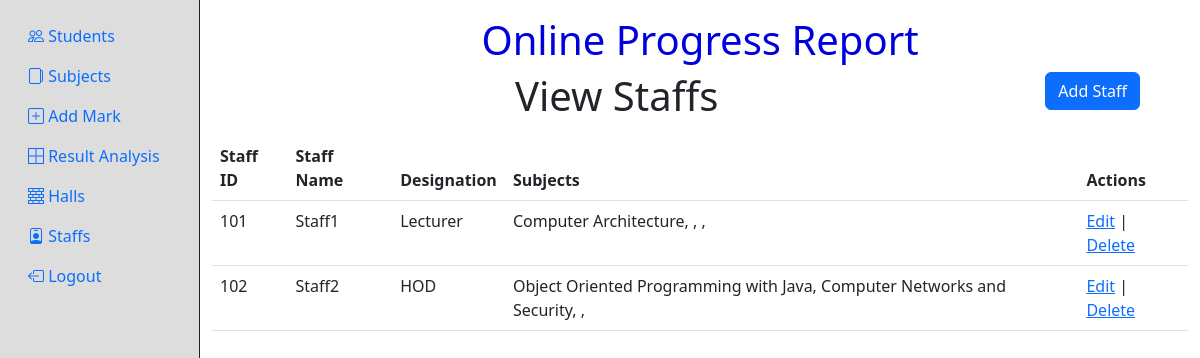
/staffs.php (signed in), run on the app's committed database.
### tables this page shows
CREATE TABLE `staff_details` (
  `id` int(11) NOT NULL,
  `staff_id` text NOT NULL,
  `staff_name` text NOT NULL,
  `designation` text NOT NULL,
  `bcode` int(11) NOT NULL,
  `subject` text NOT NULL
);

### staffs.php (the view, shortened to what this page needs)
<?php
if(!isset($_SESSION["user_id"])){
    header("Location: login.php");
}else if(isset($_GET["deleteid"])){
    $query = "DELETE FROM `staff_details` WHERE `id` = ".$_GET["deleteid"];
    $con = mysqli_connect(DB_HOST,DB_USERNAME,DB_PASSWORD,DB_NAME);
    mysqli_query($con, $query);
    $selectQuery = "SELECT * FROM `staff_details`";
    $result = mysqli_query($con, $selectQuery);
}else{
    $query = "SELECT * FROM `staff_details`";
    $con = mysqli_connect(DB_HOST,DB_USERNAME,DB_PASSWORD,DB_NAME);
    $result = mysqli_query($con, $query);
}
?>
<!DOCTYPE html>
<html lang="en">
<head>
  <link href="https://cdn.jsdelivr.net/npm/bootstrap@5.3.0-alpha1/dist/css/bootstrap.min.css" rel="stylesheet"
>
  <link rel="stylesheet" href="https://cdn.jsdelivr.net/npm/bootstrap-icons@1.10.3/font/bootstrap-icons.css">
</head>
<body>
  <div class="container-fluid h-100">
    <div class="row h-100">
      <?php include("sidebar.php"); ?>
      <div class="col-10 pt-3">
        <div class="row">
          <div class="col-12">
            <h2 style="text-align:center;font-size:40px;color:#00d">Online Progress Report</h2>
          </div>
        </div>
        <div class="row">
          <div class="col">
            <div class="row">
              <div class="col-10">
                <h1 class="title mb-3">View Staffs</h1>
              </div>
              <div class="col"><a class="btn btn-primary" href="add-staff.php" role="button">Add Staff</a></div>
            </div>
            <div class="table-responsive">
              <table class="table table-hover">
                <thead>
                  <tr>
                    <th>Staff ID</th>
                    <th>Staff Name</th>
                    <th>Designation</th>
                    <th>Subjects</th>
                    <th>Actions</th>
                  </tr>
                </thead>
                <tbody>
                  <?php if($result){
                    $rows = mysqli_num_rows($result);
                    if($rows===0){
                  ?>
                  <tr>
                    <td colspan="5" align="center">No Records Found</td>
                  </tr>
                  <?php }else{
                    while($row = mysqli_fetch_array($result, MYSQLI_ASSOC)){ ?>
                  <tr>
                    <td><?php echo $row["staff_id"]; ?></td>
                    <td><?php echo $row["staff_name"]; ?></td>
                    <td><?php echo $row["designation"]; ?></td>
                    <td><?php
                    $len = count(json_decode($row["subject"], true));
                    $i = 1;
                    foreach(json_decode($row["subject"], true) as $subject){echo $subject['sname']; if($len != $i){echo ", ";} $i++; } ?></td>
                    <td>
                      <a href="edit-staff.php?id=<?php echo $row["id"]; ?>">Edit</a> | <a
                        href="?deleteid=<?php echo $row["id"]; ?>">Delete</a>
                    </td>
                  </tr>
                  <?php
                    }
                    } } ?>
                </tbody>
              </table>
            </div>
          </div>
        </div>
      </div>
    </div>
  </div>
</body>
</html>

### staffs.php (style rules this page uses)
html, body { margin: 0; padding: 0; height: 100%; }
h1.title { margin: 0; text-align: center; }

### data on the page
staff_details: staff "101", staff_name "Staff1", designation "Lecturer", sname "Computer Architecture"
staff_details: staff "102", staff_name "Staff2", designation "HOD", sname "Object Oriented Programming with Java", sname "Computer Networks and Security"
